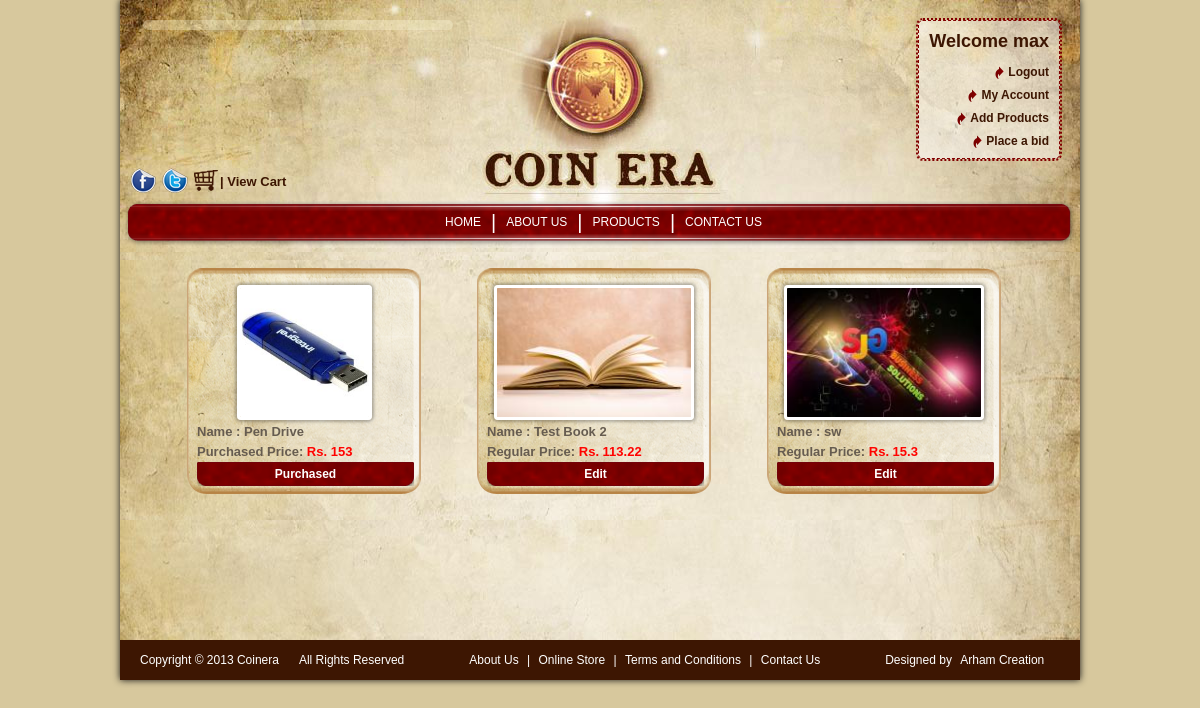
Page /my_bids.php (signed in) on the committed database.
### tables this page shows
CREATE TABLE IF NOT EXISTS `bid_info` (
  `id` int(100) NOT NULL AUTO_INCREMENT,
  `user_id` int(100) NOT NULL,
  `product_id` int(100) NOT NULL,
  `description` text NOT NULL,
  `bid_price` double NOT NULL,
  `final_bid_price` double NOT NULL,
  `bid_date` date NOT NULL,
  PRIMARY KEY (`id`)
);

CREATE TABLE IF NOT EXISTS `product_info` (
  `id` int(100) NOT NULL AUTO_INCREMENT,
  `user_id` int(100) NOT NULL,
  `cat_id` int(100) NOT NULL,
  `cat_p_id` int(100) NOT NULL,
  `title` varchar(300) NOT NULL,
  `sub_title` varchar(300) NOT NULL,
  `bid_price` double NOT NULL,
  `direct_price` double NOT NULL,
  `description` text NOT NULL,
  `images` varchar(200) NOT NULL,
  `image2` varchar(200) NOT NULL,
  `image3` varchar(200) NOT NULL,
  `entry_date` date NOT NULL,
  `start_date` date NOT NULL,
  `end_date` date NOT NULL,
  `quantity` int(100) NOT NULL,
  `packaging_no` varchar(200) NOT NULL,
  `bid_status` enum('Y','N') NOT NULL DEFAULT 'Y',
  `status` enum('Y','N') NOT NULL DEFAULT 'Y',
  PRIMARY KEY (`id`)
);

### my_bids.php (the view, shortened to what this page needs)
<?php include("header.php"); ?>
<div class="outerdiv_frame">
<?php
$user_id = $_SESSION['user_id'];
$sql=mysql_query("SELECT * FROM `bid_info` WHERE user_id=".$user_id);
if(mysql_num_rows($sql) == 0){
	echo"<center><H1>You have currently no bid items</H1></center>";
 }
else{
	while($product=mysql_fetch_array($sql)){
	$product_details=mysql_fetch_array(mysql_query("SELECT title,images FROM `product_info` WHERE id=".$product['product_id']));
	$won_sql=mysql_query("SELECT * FROM `product_status` WHERE product_id=".$product['product_id']." and `winner_id`=".$user_id);
	$won_status=mysql_num_rows($won_sql);
	$won_res=mysql_fetch_array($won_sql);
?>		<div class="outerdiv">
	        <div class="phtGalLftdiv"><div>
                  <img src="ProductImage/thumbs/<?=$product_details['images']?>">
            </div></div>
            <div class="phtGalLftdivT">
                <p>
                Name : <?php if(strlen($product_details['title'])>15){
							$result=substr($product_details['title'],0,15);
							echo $result.'....';
							}
						else { echo $product_details['title']; }
				?> <br/>
                <?php
				if($won_res['order_no']!=''){ ?>
                Purchased Price:
                <?php }else{ ?>
                Regular Price:
                <?php } ?>
                <font color="#ff0300">Rs. <?=$product['final_bid_price'];?></font>
                </p>
                <div class="editproduct">
                <?php
				if($won_status!=0){
					if($won_res['order_no']!=''){ ?>
                	Purchased
                <?php }else{ ?>
                	Won
                <?php
					}
				}else{ ?>
                <a href="product_details.php?product_id=<?=$product['product_id']?>&flag=1">Edit</a>
                 <?php } ?>
                </div>
            </div>
		</div>
<?php
	}
}
?>
</div>
<?php include("footer.php"); ?>

### css/style.css (style rules this page uses)
body { padding:0px; margin: 0px; background:#D7C89D; font-family: Arial, Helvetica, sans-serif; font-size: 13px; color: #3D1602; }
img { border:none; }
ul, li, p, a, a:hover , h1, h2, h3, h4, h5, h6 { padding:0px; margin:0px; }
a { text-decoration:none; color:#3D1602; }
.outerdiv_frame { float: left; margin-left: 30px; width: 900px; }
.outerdiv { display: block; float: left; font-size: 12px; height: 213px; margin: 8px 15px 40px 37px; padding: 7px; text-align: center; width: 224px; background: url("../images/product_bg.png") no-repeat; }
.phtGalLftdiv { float: left; font-size: 1em; height: 143px; margin: 2px 0; text-align: center; vertical-align: inherit; width: 220px; }
.phtGalLftdiv div { display: table-cell; height: 150px; vertical-align: middle; width: 220px; }
.phtGalLftdivT { float: left; font-size: 1em; text-align: left; width: 220px; }
.phtGalLftdivT p { padding: 0 3px; font-size:13px; font-family:Arial, Helvetica, sans-serif; color:#665c50; font-weight: bold; line-height: 20px; }
.phtGalLftdiv img { border-radius: 4px 4px 4px 4px; box-shadow: 0 0 3px 2px rgba(30, 30, 30, 0.3); margin-top: 0; max-height: 129px; max-width: 195px; vertical-align: middle; border:3px solid #FFFFFF; }
.phtGalLftdivT a { color:#ff0300; }
.editproduct { width:217px; height:24px; line-height: 24px; float:right; text-align: center; font-family:Arial, Helvetica, sans-serif; font-size:12px; color:#fff; font-weight: bold; background:url(../images/phtGalLftdivT_a_bg.png) no-repeat; }
.editproduct a { font-family:Arial, Helvetica, sans-serif; font-size:12px; color:#fff; font-weight: bold; }

### rows in the picture
bid_info: product_info.images (picture), product_info.title "Pen Drive", shows "Purchased Price:", final_bid_price "153"
bid_info: product_info.images (picture), product_info.title "Test Book 2", shows "Regular Price:", final_bid_price "113.22"
bid_info: product_info.images (picture), product_info.title "sw", shows "Regular Price:", final_bid_price "15.3"

### other values in the picture
$_SESSION['msg'] "Welcome max"
